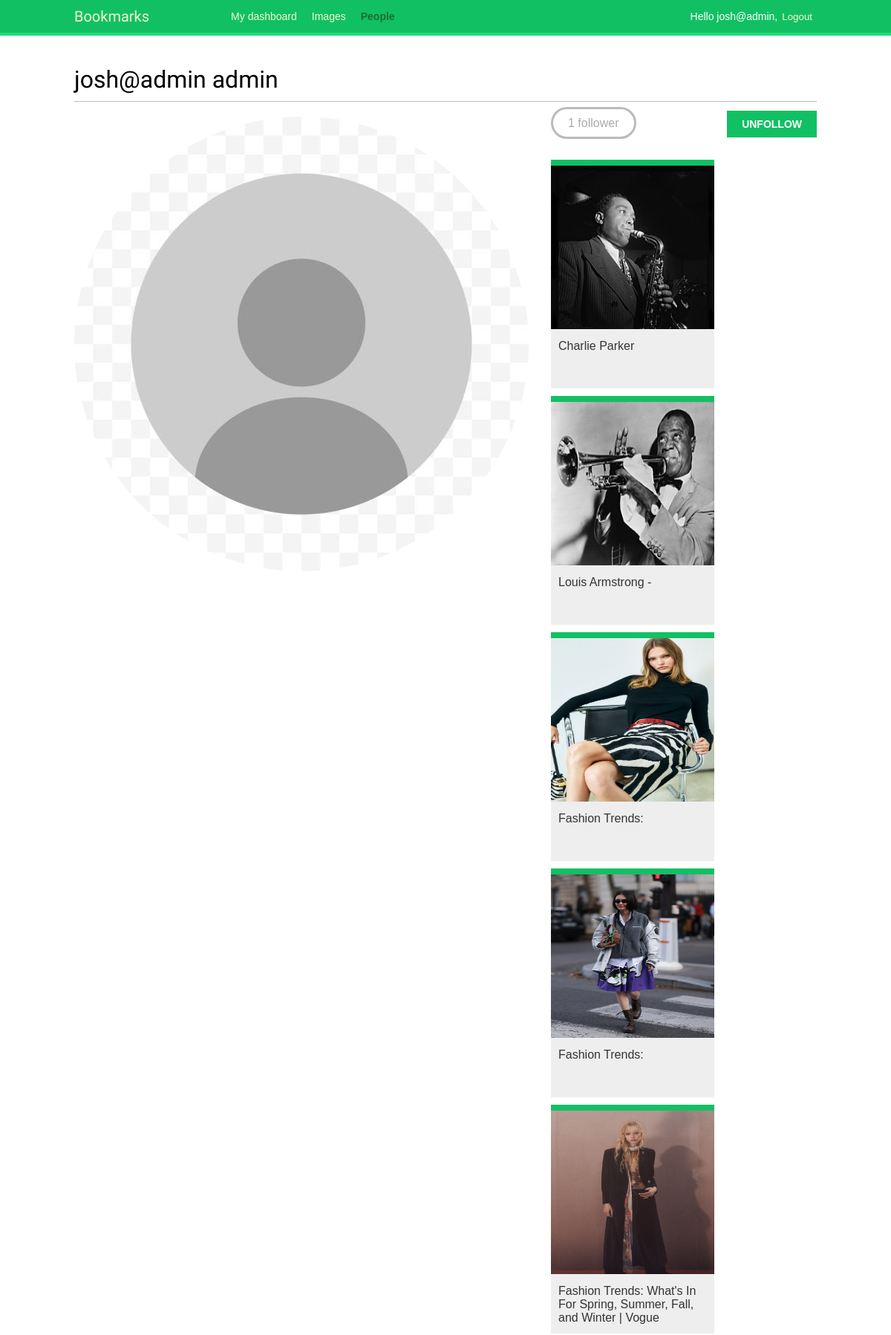
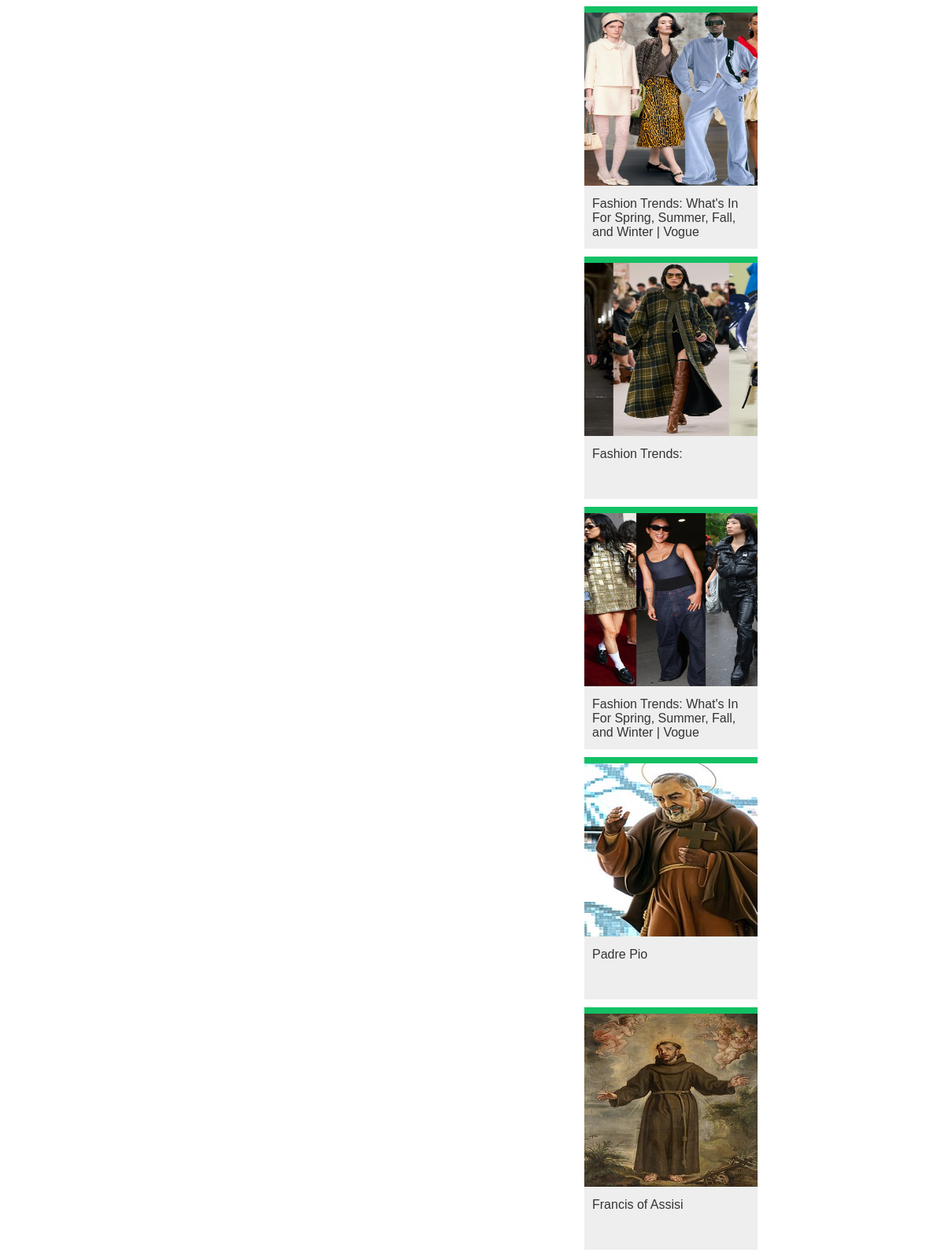
Screenshot of /account/users/admin (signed in, upper part) with the database file from the repository (2 pictures, top to bottom).
### account/models.py (models this page shows, shortened)
class Profile(models.Model):
    user = models.OneToOneField(
        settings.AUTH_USER_MODEL,
        on_delete=models.CASCADE
    )
    date_of_birth = models.DateField(blank=True, null=True)
    photo = models.ImageField(upload_to='users/%Y/%m/%d/', blank=True, default='users/default_profile/avatar-profile.jpg')

### images/models.py (models this page shows, shortened)
class Image(models.Model):
    user = models.ForeignKey(
        settings.AUTH_USER_MODEL,
        related_name='images_created',
        on_delete=models.CASCADE,
    )
    title = models.CharField(max_length=200)
    slug = models.SlugField(max_length=200, blank=True)
    url = models.URLField(max_length=2000)
    image = models.ImageField(upload_to='images/%Y/%m/%d/')
    description = models.TextField(blank=True)
    created = models.DateTimeField(auto_now_add=True)
    users_like = models.ManyToManyField(
        settings.AUTH_USER_MODEL,
        related_name='images_liked',
        blank=True,
    )
    total_likes = models.PositiveIntegerField(default=0)
    class Meta:
        indexes = [
            models.Index(fields=['-created']),
            models.Index(fields=['-total_likes']),
        ]
        ordering = ['-created']
    def get_absolute_url(self):
        return reverse('images:detail', args=[self.id, self.slug])

### account/views.py (the view)
# urls.py: path('users/<username>', views.user_detail, name='user_detail')
@login_required
def user_detail(request, username):
    user = get_object_or_404(User, username=username, is_active=True)
    return render(
        request,
        'account/user/detail.html',
        {'section':'people', 'user': user}
    )

### account/templates/account/user/detail.html (shortened to what this page needs)
{% extends "base.html" %}
{% load thumbnail %}
{% block content %}
  <h1>{{ user.get_full_name }}</h1>
  <div class="profile-info">
    <img src="{% thumbnail user.profile.photo 180x180 %}" class="user-detail">
  </div>
  {% with total_followers=user.followers.count %}
    <span class="count">
      <span class="total">{{ total_followers }}</span>
      follower{{ total_followers|pluralize }}
    </span>
    <a href="#" data-id="{{ user.id }}" data-action="{% if request.user in user.followers.all %}un{% endif %}follow" class="follow button">
      {% if request.user not in user.followers.all %}
        Follow
      {% else %}
        Unfollow
      {% endif %}
    </a>
    <div id="image-list" class="image-container">
      {% include "images/image/list_images.html" with images=user.images_created.all %}
    </div>
  {% endwith %}
{% endblock %}

### account/templates/base.html (shortened to what this page needs)
{% load static %}
<!DOCTYPE html>
<html>
<head>
  <link href="{% static "css/base.css" %}" rel="stylesheet">
</head>
<body>
  <div id="header">
    <span class="logo">Bookmarks</span>
    {% if request.user.is_authenticated %}
      <ul class="menu">
        <li {% if section == "dashboard" %}class="selected"{% endif %}>
          <a href="{% url "dashboard" %}">My dashboard</a>
        </li>
        <li {% if section == "images" %}class="selected"{% endif %}>
          <a href="{% url "images:list" %}">Images</a>
        </li>
        <li {% if section == "people" %}class="selected"{% endif %}>
          <a href="{% url "user_list" %}">People</a>
        </li>
      </ul>
    {% endif %}
    <span class="user">
      {% if request.user.is_authenticated %}
        Hello {{ request.user.first_name|default:request.user.username }},
        <form action="{% url "logout" %}" method="post">
          <button type="submit">Logout</button>
        </form>
      {% else %}
        <a href="{% url "login" %}">Log-in</a>
      {% endif %}
    </span>
  </div>
  <div id="content">
    {% block content %}
    {% endblock %}
  </div>
</body>
</html>

### images/templates/images/image/list_images.html
{% load thumbnail %}
{% for image in images %}
  <div class="image">
    <a href="{{ image.get_absolute_url }}">
      {% thumbnail image.image 300x300 crop="smart" as im %}
      <a href="{{ image.get_absolute_url }}">
        <img src="{{ im.url }}">
      </a>
    </a>
    <div class="info">
      <a href="{{ image.get_absolute_url }}" class="title">
        {{ image.title }}
      </a>
    </div>
  </div>
{% endfor %}

### account/static/css/base.css (style rules this page uses)
body { margin:0; padding:0; font-family:helvetica, sans-serif; }
a { color:#12c064; text-decoration:none; }
h1, h2, h3, h4, h5 , h6 { font-family: 'Muli', sans-serif; font-weight:normal; }
h1 { border-bottom:1px solid #bbb; padding:0 0 10px 0; margin:10px 0 20px 0; }
#header { padding:10px 100px; font-size:14px; background:#12c064; color:#fff; border-bottom:4px solid #1cdf78; overflow:auto; }
#header .logo { font-family: 'Muli', sans-serif; float:left; color:#f3f7cc; font-size:20px; margin-right:10%; }
#header ul.menu { list-style:none; float:left; margin:0; padding:0; }
#header ul.menu li { float:left; padding:4px 10px; }
#header ul.menu li.selected a, #header ul.menu li.selected a:hover { color:#1b6d32; font-weight:bold; }
#header a { color:#f3f7cc; }
#header .user { float:right; padding-top:4px; }
#header .user form { display:inline; float:right; }
#header .user button { background:none; color:#f3f7cc; border:none; cursor:pointer; float:left; display:inline; }
#content { padding:30px 100px; }
form { overflow:auto; }
input[type=submit], a.button { font-weight:bold; background:#12c064; color:#fff; padding:10px 20px; font-size:14px; text-transform:uppercase; }
.count { color:#aaa; border:3px solid #bbb; border-radius:26px; padding:10px 20px; margin:20px 10px 0; }
a.like, a.follow { float:right; margin-top:-8px; }
#image-list { overflow:hidden; }
#image-list .image { float:left; width:220px; height:300px; margin:0 10px 10px 10px; border-top:8px solid #12c064; background:#eee; }
#image-list img { width:220px; height:220px; }
#image-list .info { padding:10px; }
#image-list .info a { color:#333; }
img.user-detail { border-radius:50%; float:left; }
.profile-info { float:left; overflow:auto; margin-right:20px; }
.image-container { margin-top:40px; }

### rows the page displays
Image: shows a picture, title "Charlie Parker"
Image: shows a picture, title "Louis Armstrong -"
Image: shows a picture, title "Fashion Trends:"
Image: shows a picture, title "Fashion Trends:"
Image: shows a picture, title "Fashion Trends: What's In For Spring, Summer, Fall, and Winter | Vogue"
Image: shows a picture, title "Fashion Trends: What's In For Spring, Summer, Fall, and Winter | Vogue"
Image: shows a picture, title "Fashion Trends:"
Image: shows a picture, title "Fashion Trends: What's In For Spring, Summer, Fall, and Winter | Vogue"
Image: shows a picture, title "Padre Pio"
Image: shows a picture, title "Francis of Assisi"

### other values shown
{{ request.user.first_name|default:request.user.username }} "josh@admin"
{{ user.get_full_name }} "josh@admin admin"
{{ total_followers }} "1"
